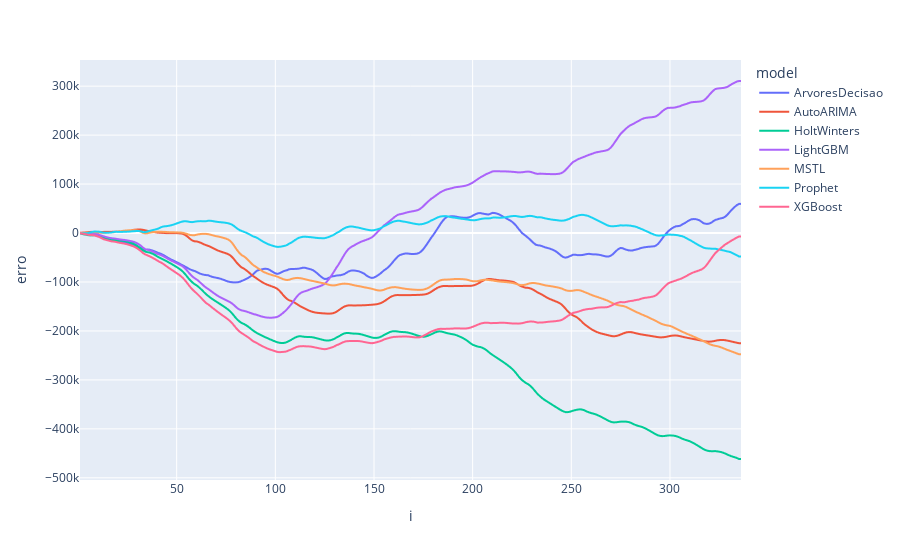

Notebook code for this chart:
### Code cell
px.line(all_metrics, x="i", y="erro", color="model")

### Figure 1 — Plotly figure (JSON) as saved in the notebook; plotly's stock layout.template omitted (floating-point values rounded to 4 significant figures; data arrays with more than 128 entries replaced by an {"elided": "..."} marker saying what was removed)
{"data": [{"hovertemplate": "model=ArvoresDecisao<br>i=%{x}<br>erro=%{y}<extra></extra>", "legendgroup": "ArvoresDecisao", "line": {"color": "#636efa", "dash": "solid"}, "marker": {"symbol": "circle"}, "mode": "lines", "name": "ArvoresDecisao", "showlegend": true, "type": "scattergl", "x": {"elided": "336 int values"}, "xaxis": "x", "y": {"elided": "336 float values"}, "yaxis": "y"}, {"hovertemplate": "model=AutoARIMA<br>i=%{x}<br>erro=%{y}<extra></extra>", "legendgroup": "AutoARIMA", "line": {"color": "#EF553B", "dash": "solid"}, "marker": {"symbol": "circle"}, "mode": "lines", "name": "AutoARIMA", "showlegend": true, "type": "scattergl", "x": {"elided": "336 int values"}, "xaxis": "x", "y": {"elided": "336 float values"}, "yaxis": "y"}, {"hovertemplate": "model=HoltWinters<br>i=%{x}<br>erro=%{y}<extra></extra>", "legendgroup": "HoltWinters", "line": {"color": "#00cc96", "dash": "solid"}, "marker": {"symbol": "circle"}, "mode": "lines", "name": "HoltWinters", "showlegend": true, "type": "scattergl", "x": {"elided": "336 int values"}, "xaxis": "x", "y": {"elided": "336 float values"}, "yaxis": "y"}, {"hovertemplate": "model=LightGBM<br>i=%{x}<br>erro=%{y}<extra></extra>", "legendgroup": "LightGBM", "line": {"color": "#ab63fa", "dash": "solid"}, "marker": {"symbol": "circle"}, "mode": "lines", "name": "LightGBM", "showlegend": true, "type": "scattergl", "x": {"elided": "336 int values"}, "xaxis": "x", "y": {"elided": "336 float values"}, "yaxis": "y"}, {"hovertemplate": "model=MSTL<br>i=%{x}<br>erro=%{y}<extra></extra>", "legendgroup": "MSTL", "line": {"color": "#FFA15A", "dash": "solid"}, "marker": {"symbol": "circle"}, "mode": "lines", "name": "MSTL", "showlegend": true, "type": "scattergl", "x": {"elided": "336 int values"}, "xaxis": "x", "y": {"elided": "336 float values"}, "yaxis": "y"}, {"hovertemplate": "model=Prophet<br>i=%{x}<br>erro=%{y}<extra></extra>", "legendgroup": "Prophet", "line": {"color": "#19d3f3", "dash": "solid"}, "marker": {"symbol": "circle"}, "mode": "lines", "name": "Prophet", "showlegend": true, "type": "scattergl", "x": {"elided": "336 int values"}, "xaxis": "x", "y": {"elided": "336 float values"}, "yaxis": "y"}, {"hovertemplate": "model=XGBoost<br>i=%{x}<br>erro=%{y}<extra></extra>", "legendgroup": "XGBoost", "line": {"color": "#FF6692", "dash": "solid"}, "marker": {"symbol": "circle"}, "mode": "lines", "name": "XGBoost", "showlegend": true, "type": "scattergl", "x": {"elided": "336 int values"}, "xaxis": "x", "y": {"elided": "336 float values"}, "yaxis": "y"}], "layout": {"legend": {"title": {"text": "model"}, "tracegroupgap": 0}, "margin": {"t": 60}, "xaxis": {"anchor": "y", "domain": [0, 1], "title": {"text": "i"}}, "yaxis": {"anchor": "x", "domain": [0, 1], "title": {"text": "erro"}}}}
